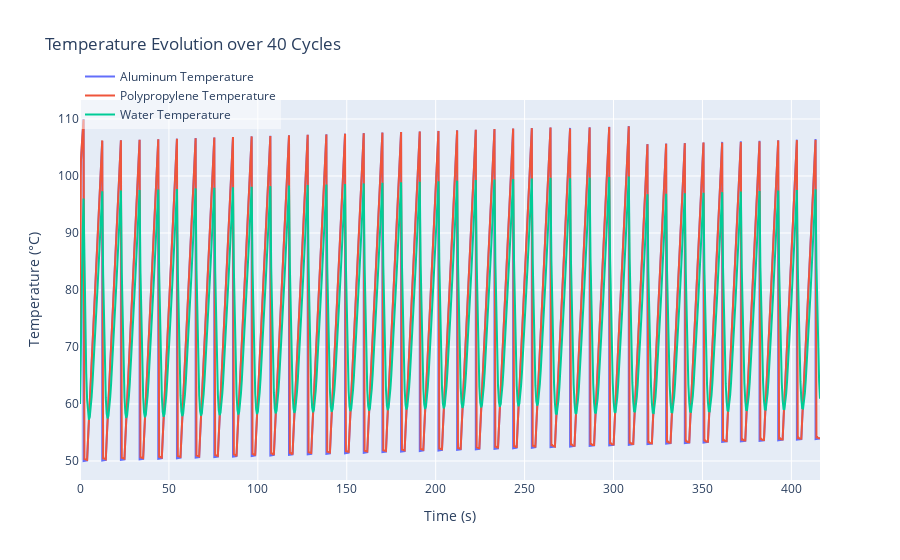

Notebook cell for this chart:
### Code cell
# multi cycle

# Create an interactive line plot for temperature evolution over cycles
fig = go.Figure()

fig.add_trace(go.Scatter(x=t_cycles, y=T_al_cycles, mode='lines', name='Aluminum Temperature'))
fig.add_trace(go.Scatter(x=t_cycles, y=T_pp_cycles, mode='lines', name='Polypropylene Temperature'))
fig.add_trace(go.Scatter(x=t_cycles, y=T_w_cycles, mode='lines', name='Water Temperature'))

fig.update_layout(
    title='Temperature Evolution over 40 Cycles',
    xaxis_title='Time (s)',
    yaxis_title='Temperature (°C)',
    xaxis_showgrid=True,  # This shows the gridlines for the x-axis
    yaxis_showgrid=True,  # This shows the gridlines for the y-axis
    legend=dict(x=0, y=1.1, bgcolor='rgba(255, 255, 255, 0.5)'),
    showlegend=True,
)

# Display the interactive plot
pyo.iplot(fig)


# Print the results
print(f"Time for water to reach 100°C in the last cycle: {sol1.t[-1] - t_start:.2f} seconds")
print(f"Time taken for the aluminum to cool back down to 50°C in the last cycle: {sol2.t[-1] - sol1.t[-1]:.2f} seconds")

# Calculate and print the total time for 40 cycles
total_time = t_cycles[-1] - t_cycles[0]
print(f"Total time for 40 cycles: {total_time/60:.2f} minutes")

### Figure 1 — Plotly figure (JSON) as saved in the notebook; plotly's stock layout.template omitted (floating-point values rounded to 4 significant figures; data arrays with more than 128 entries replaced by an {"elided": "..."} marker saying what was removed)
{"data": [{"mode": "lines", "name": "Aluminum Temperature", "type": "scatter", "x": {"elided": "912 float values"}, "y": {"elided": "912 float values"}}, {"mode": "lines", "name": "Polypropylene Temperature", "type": "scatter", "x": {"elided": "912 float values"}, "y": {"elided": "912 float values"}}, {"mode": "lines", "name": "Water Temperature", "type": "scatter", "x": {"elided": "912 float values"}, "y": {"elided": "912 float values"}}], "layout": {"legend": {"bgcolor": "rgba(255, 255, 255, 0.5)", "x": 0, "y": 1.1}, "showlegend": true, "title": {"text": "Temperature Evolution over 40 Cycles"}, "xaxis": {"showgrid": true, "title": {"text": "Time (s)"}}, "yaxis": {"showgrid": true, "title": {"text": "Temperature (°C)"}}}}
